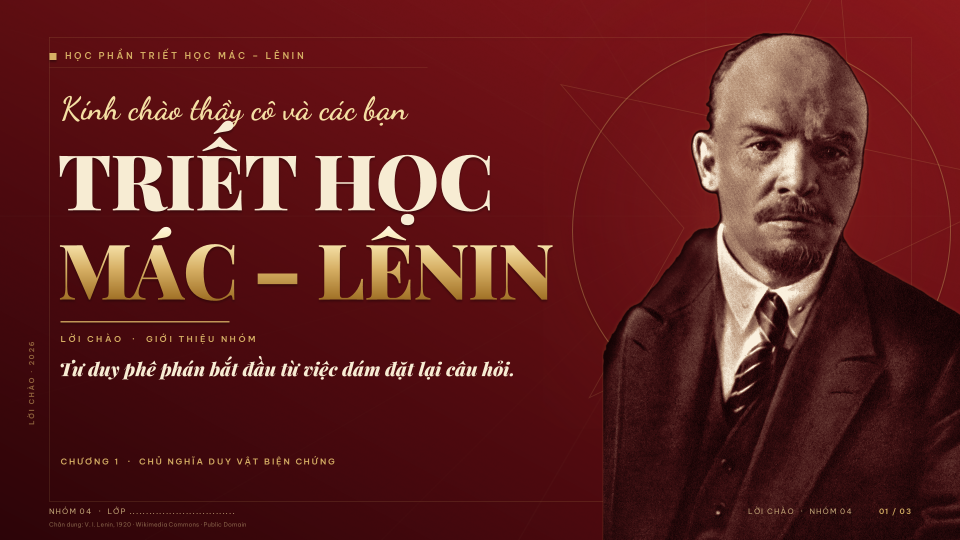
#> input picture preview_red/final_png/Slide1.PNG, 1920 x 1080 px (shown at 1/2 size)
$ python make_contact_sheet.py
#> lines starting #> are read from the running program, lines starting #| are printed output that depends on the picture
# -*- coding: utf-8 -*-
"""Contact sheet cho bộ 3 slide đỏ – vàng."""
import sys
import unicodedata
from pathlib import Path

from PIL import Image, ImageDraw, ImageFont

try:
    sys.stdout.reconfigure(encoding="utf-8", errors="replace")
except Exception:
    pass

ROOT = Path(__file__).resolve().parent
SRC = ROOT / "preview_red" / "final_png"
OUT = ROOT / "preview_red" / "contact_sheet.png"

BG = (34, 4, 8)
GOLD = (244, 223, 163)
GOLD_DIM = (201, 173, 124)
LINE = (120, 82, 38)

thumbs = [Image.open(SRC / f"Slide{i}.PNG").convert("RGB") for i in (1, 2, 3)]
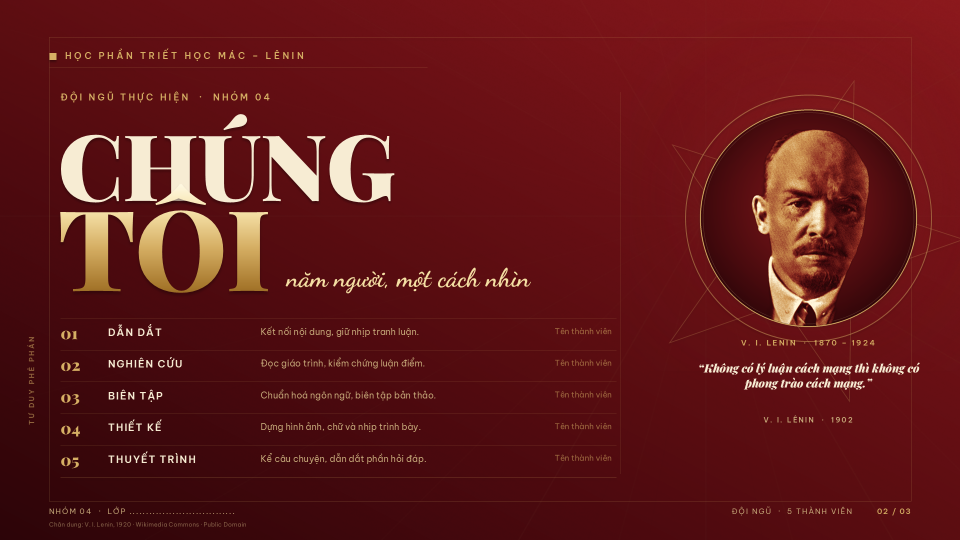
#> input picture preview_red/final_png/Slide2.PNG, 1920 x 1080 px (shown at 1/2 size)
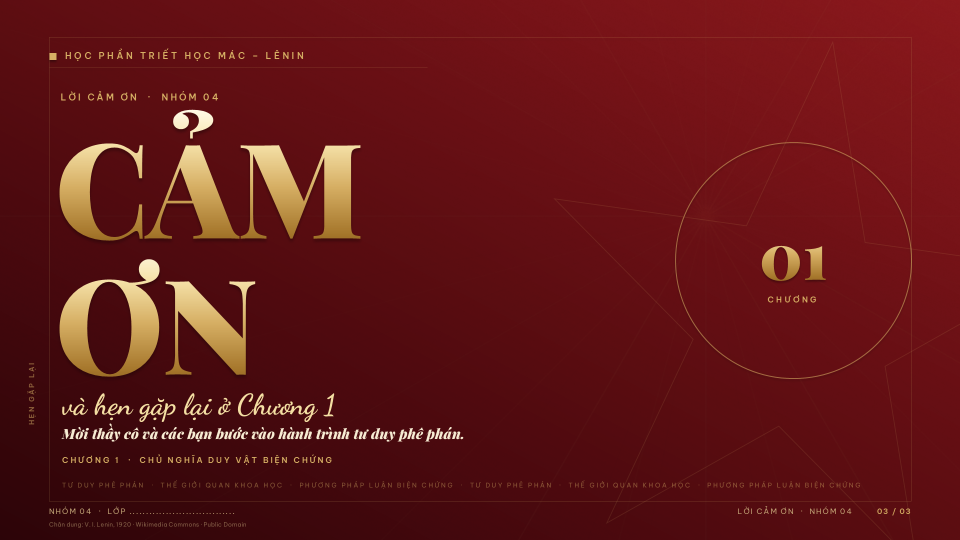
#> input picture preview_red/final_png/Slide3.PNG, 1920 x 1080 px (shown at 1/2 size)
#> thumbs = 3 items
TW = 700
TH = round(TW * 9 / 16)
MARGIN = 30
GAP = 24
HEADER = 112
W = MARGIN * 2 + TW * 3 + GAP * 2
H = HEADER + TH + 64

canvas = Image.new("RGB", (W, H), BG)
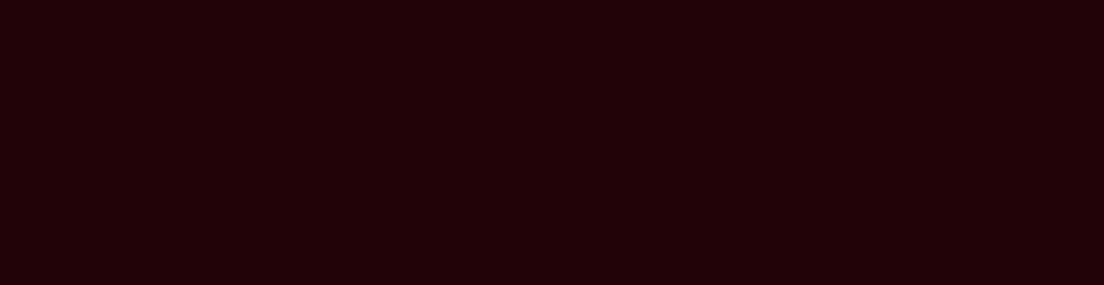
#> canvas: PIL image 2208x570 RGB (shown at 1/2 size); mean R, G, B 34, 4, 8
draw = ImageDraw.Draw(canvas)
title_font = ImageFont.truetype(str(ROOT / "fonts" / "PlayfairEditorial.ttf"), 44)
sub_font = ImageFont.truetype(str(ROOT / "fonts" / "BeVietnamPro-Regular.ttf"), 17)
label_font = ImageFont.truetype(str(ROOT / "fonts" / "BeVietnamPro-SemiBold.ttf"), 16)

draw.text((MARGIN, 22), unicodedata.normalize("NFC", "TRIẾT HỌC MÁC – LÊNIN"),
          font=title_font, fill=GOLD)
draw.text((MARGIN + 2, 78), "Ba slide mở đầu  ·  16:9  ·  Morph 2,2 giây  ·  Đỏ – vàng",
          font=sub_font, fill=GOLD_DIM)
draw.line([(MARGIN, 100), (W - MARGIN, 100)], fill=LINE, width=1)

labels = ["01 · LỜI CHÀO", "02 · ĐỘI NGŨ", "03 · CẢM ƠN"]
for i, (img, label) in enumerate(zip(thumbs, labels)):
    x = MARGIN + i * (TW + GAP)
    y = HEADER
    canvas.paste(img.resize((TW, TH), Image.LANCZOS), (x, y))
    draw.rectangle([x, y, x + TW - 1, y + TH - 1], outline=LINE, width=1)
    draw.text((x + 1, y + TH + 16), label, font=label_font, fill=GOLD)
#> this loop made 3 passes
#> (label, x) on passes 1 to 3: ('01 · LỜI CHÀO', 30), ('02 · ĐỘI NGŨ', 754), ('03 · CẢM ƠN', 1478)
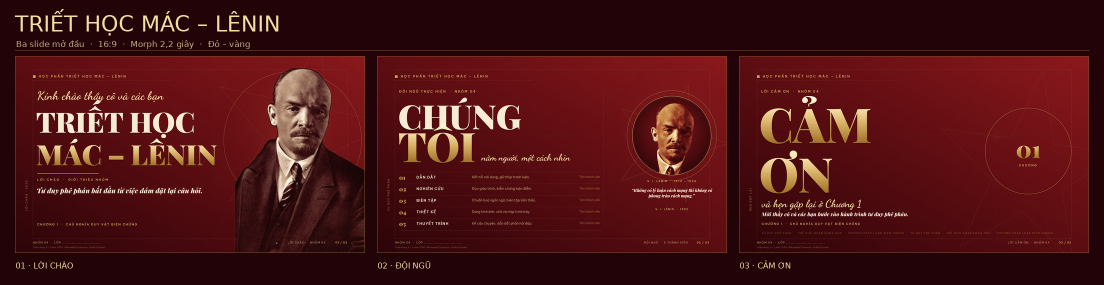
#> canvas: PIL image 2208x570 RGB (shown at 1/2 size); mean R, G, B 77.1, 20, 20.9

canvas.save(OUT)
print(f"Đã tạo {OUT.name}: {canvas.size[0]}x{canvas.size[1]}")
#| Đã tạo contact_sheet.png: 2208x570
